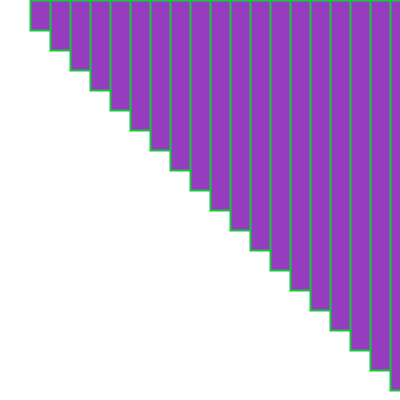
Frame 1 (no input)
Frame 60 (the mouse pressed at the canvas centre just before this capture): identical to frame 1, image omitted
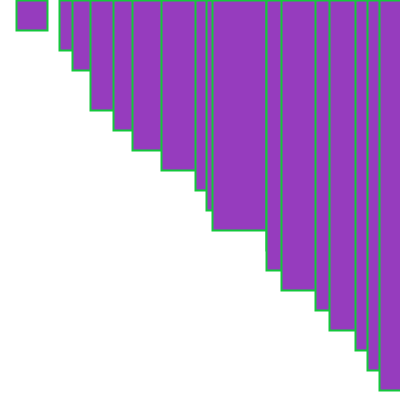
Frame 120 (the mouse held since frame 60 and released just before this capture)

The Processing sketch that drew these frames (run headless with seeded random() and noise(); from frame 60 on, the mouse is pressed at the canvas centre):

// Processing sketch: processing_56751
// ── processing_56751.pde

//for loop example
void setup () {
size(400, 400); 
smooth(); 
}

void draw() {
background (255);
strokeWeight(2); 
stroke (20, 200, 60);
for (int i = 30; i < 400; i += 20) {
  float mx = mouseX/10;
  float offsetA = random(-mx, mx);
  float offsetB = random(-mx,mx);
  fill(150, 60, 190);
  rect(i+offsetA, 0, i*1.5+offsetB, i);
}
}
